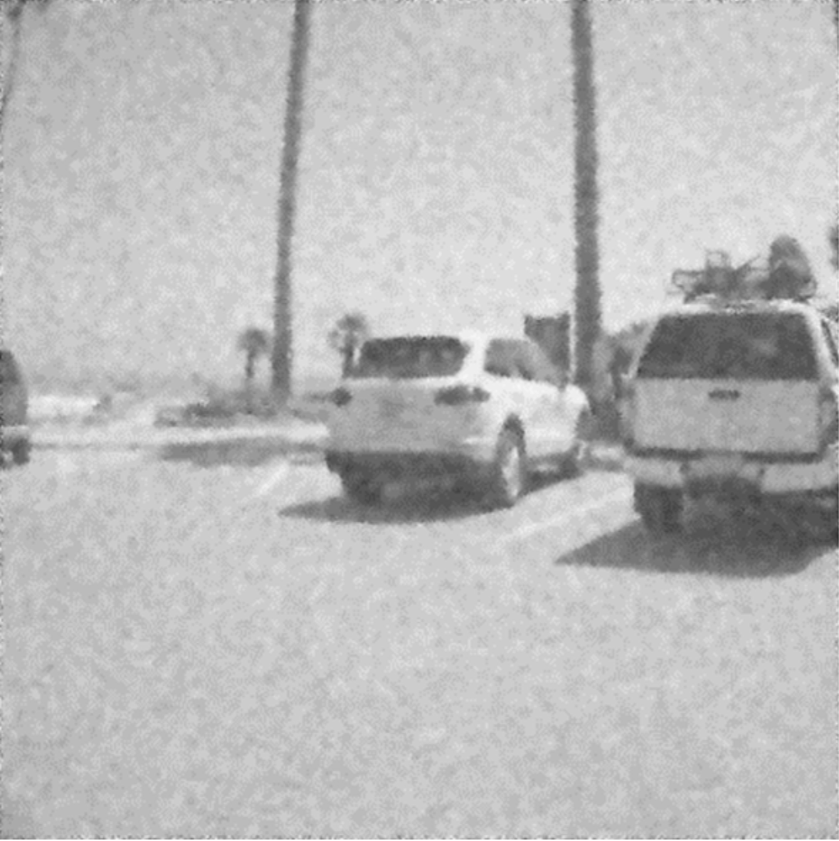
#> input picture Img.PNG, 839 x 841 px, shrunk from 1179 x 1182 before the run, found by its file name
$ python Project.py
#> lines starting #> are read from the running program, lines starting #| are printed output that depends on the picture
import cv2 as cv
import numpy as np
from matplotlib import pyplot as plt

A = cv.imread('Img.png')
#> A is the input picture: shape (841, 839, 3); min 46, max 255, mean 187.4

HSV = cv.cvtColor(A, cv.COLOR_BGR2HSV)
#> HSV: shape (841, 839, 3); mean H, S, V 0, 0, 187.4

hist = cv.calcHist([A],[0], None, [256], [0, 256])
#> hist = 256 values, max 67327 at index 204, min 0 at index 0, mean 2756.2

plt.hist(A.ravel(), 256, [0, 256])
plt.show()
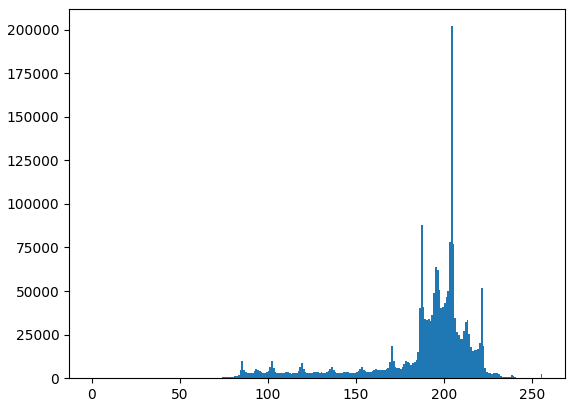
#> figure drawn by matplotlib, 1 panel; tallest bar 201981 high, from x = 204 to 205

HSV_S = HSV[:,:,1] ## retiramos o canal S da imagem HSV
#> HSV_S: shape (841, 839); every value is 0
HSV_V = HSV[:,:,2] ##retirmaos o canal V da imagem HSV
HSV_S_eq = cv.equalizeHist(HSV_S)  ## equalizamos o cabal S de HSV
HSV_V_eq = cv.equalizeHist(HSV_V)  ## equalizamos o canal V de HSV
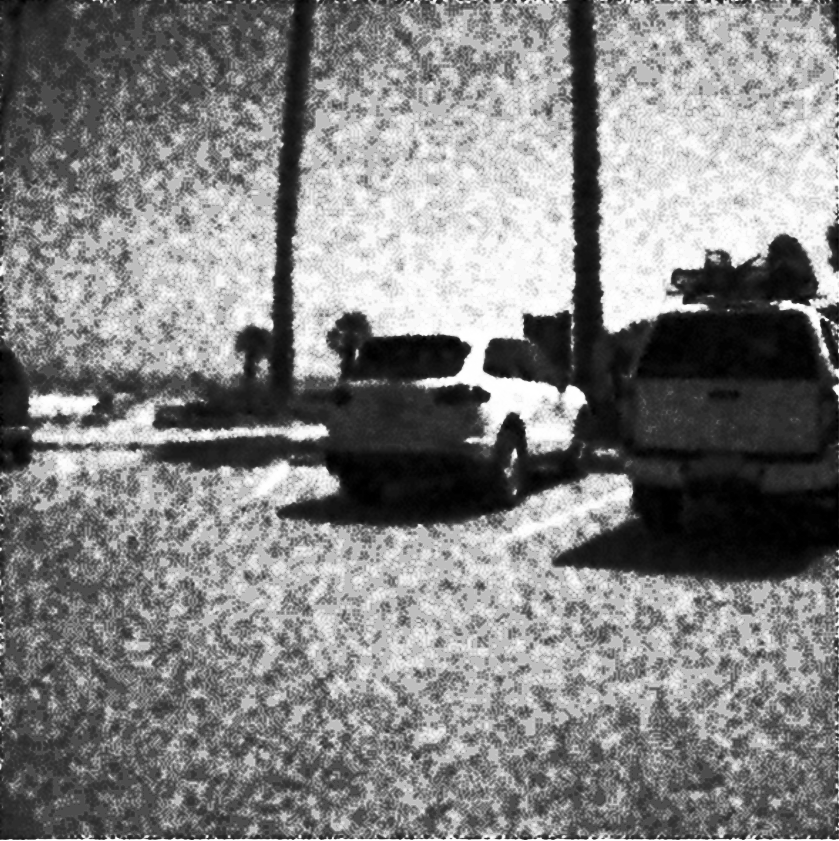
#> HSV_V_eq: shape (841, 839); min 0, max 255, mean 130.5

HSV_eq = np.zeros(HSV.shape, np.uint8) ##criamos uma nova matriz para mostrar os valores equalizados em imagem
 ## Montamos a matriz com os seus valores devidos
HSV_eq[:, :, 0] = HSV[:, : ,0] ## o primerio canal será o canal H inalterado
#> HSV_eq: shape (841, 839, 3); every value is 0
HSV_eq[:, :, 1] = HSV_S_eq ## o segundo canal será o canal S equalizado
HSV_eq[:, :, 2] = HSV_V_eq ## por último o terceiro canal será o canal V equalizado
#> HSV_eq: shape (841, 839, 3); mean H, S, V 0, 0, 130.5

HSV_eq = cv.GaussianBlur(HSV_eq, (5,5), 0)
#> HSV_eq: shape (841, 839, 3); mean H, S, V 0, 0, 130.5
B = cv.cvtColor(HSV_eq, cv.COLOR_HSV2BGR)
B = cv.GaussianBlur(B, (5,5), 0)

plt.subplot(121)
plt.imshow(A)
plt.title("Imagem original")
plt.axis('off')
plt.subplot(122)
plt.imshow(B)
plt.title("Imagem melhorada")
plt.axis('off')
plt.show()
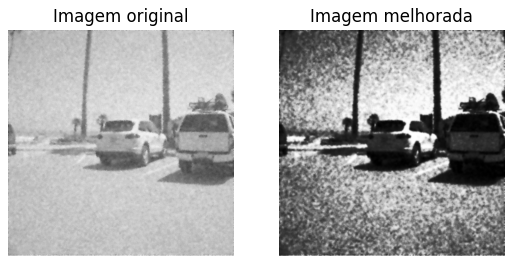
#> figure drawn by matplotlib, 2 panels
cv.waitKey(0)
cv.destroyAllWindows()
